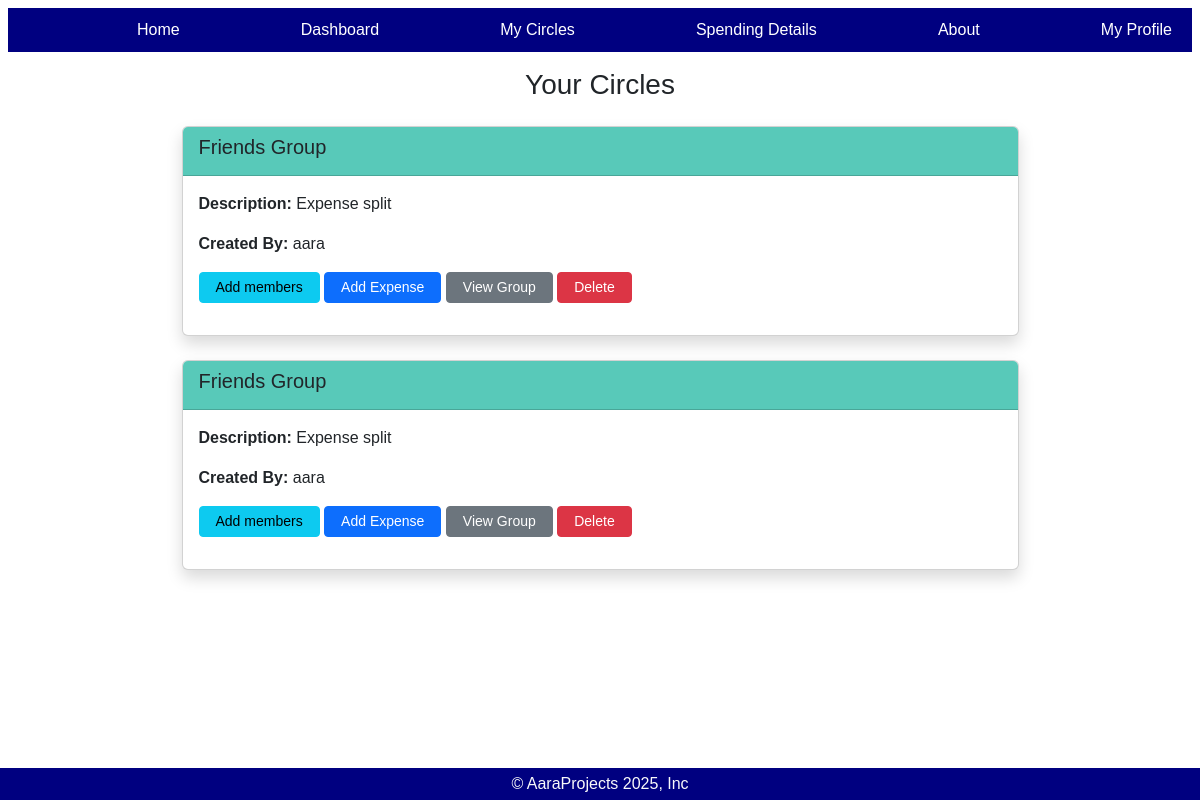
The app's page /MyCircles/ (signed in) with its own data.
### myapp/models.py (models this page shows, shortened)
class MyCircle(models.Model):
    name=models.CharField(max_length=100)
    description=models.CharField(max_length=100)
    created_by=models.ForeignKey(settings.AUTH_USER_MODEL,on_delete=models.CASCADE)
    members=models.ManyToManyField(settings.AUTH_USER_MODEL,related_name='joined_circles',blank=True)

class CustomUser(AbstractUser):
    email = models.EmailField(unique=True)
    phone=models.CharField(max_length=15)
    address=models.TextField(blank=True)
    USERNAME_FIELD = 'email'
    REQUIRED_FIELDS = ['username']

### myapp/views.py (the view)
# urls.py: path('MyCircles/',views.my_circle,name='mycircles'),
@login_required
def my_circle(request):
    user=request.user
    circles_creator = MyCircle.objects.filter(created_by=user)
    member_circles=MyCircle.objects.filter(members=user)
    all_circles=(circles_creator|member_circles).distinct()
    return render(request, 'mycircles.html', {'circles': all_circles})

### myapp/templates/mycircles.html (shortened to what this page needs)
{% extends 'base.html' %}
{% block content %}
<div class="container mt-2">
    <h3 class="mb-4 text-center">Your Circles</h3>
    {% for circle in circles %}
        <div class="d-flex justify-content-center">
        <div class="card shadow mb-4 w-75">
            <div class="card-header" style="background:#58C9B9">
                <h5>{{ circle.name }}</h5>
            </div>
            <div class="card-body">
                <p><strong>Description:</strong> {{ circle.description }}</p>
                <p><strong>Created By:</strong> {{ circle.created_by.username }}</p>
                <a href="{% url 'add_member' circle.id %}"><button class="btn btn-info btn-sm px-3 mb-3">Add members</button></a>
                <a href="{% url 'add_expense' circle.id %}"><button class="btn btn-primary btn-sm px-3 mb-3">Add Expense</button></a>
                <a href="{% url 'view_group' circle.id %}"><button class="btn btn-secondary btn-sm px-3 mb-3">View Group</button></a>
                <a href="{% url 'delete_circle' circle.id %}"><button class="btn btn-danger btn-sm px-3 mb-3">Delete</button></a>
            </div>
        </div>
            </div>
    {% empty %}
        <p>No circles created yet.</p>
    {% endfor %}
</div>
{% endblock %}

### myapp/static/home.css (style rules this page uses)
* { font-family:'Franklin Gothic Medium', 'Arial Narrow', Arial, sans-serif; }
html,body { height:100%, margin:0 }

### myapp/templates/base.html (style rules this page uses)
html, body { height: 100%; margin: 0; padding: 0; }
body { display: flex; flex-direction: column; min-height: 100vh; }

### records on screen
MyCircle: name "Friends Group", description "Expense split", created_by.username "aara"
MyCircle: name "Friends Group", description "Expense split", created_by.username "aara"
